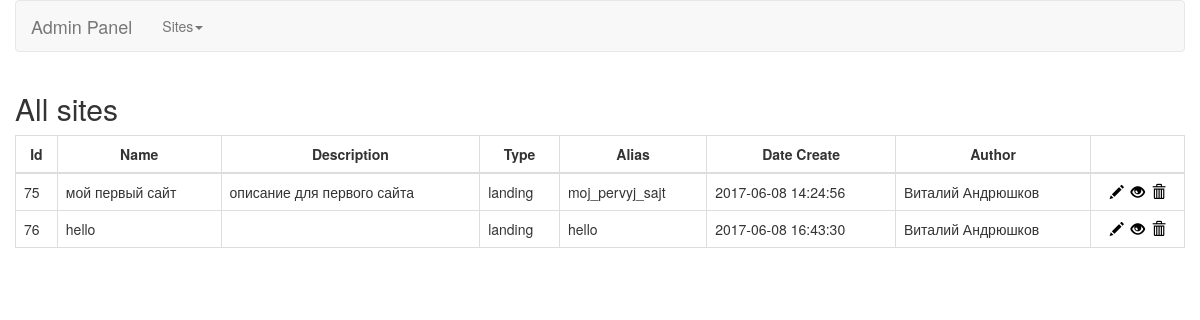
The app's page /admin/index.php?page=sites, older data.
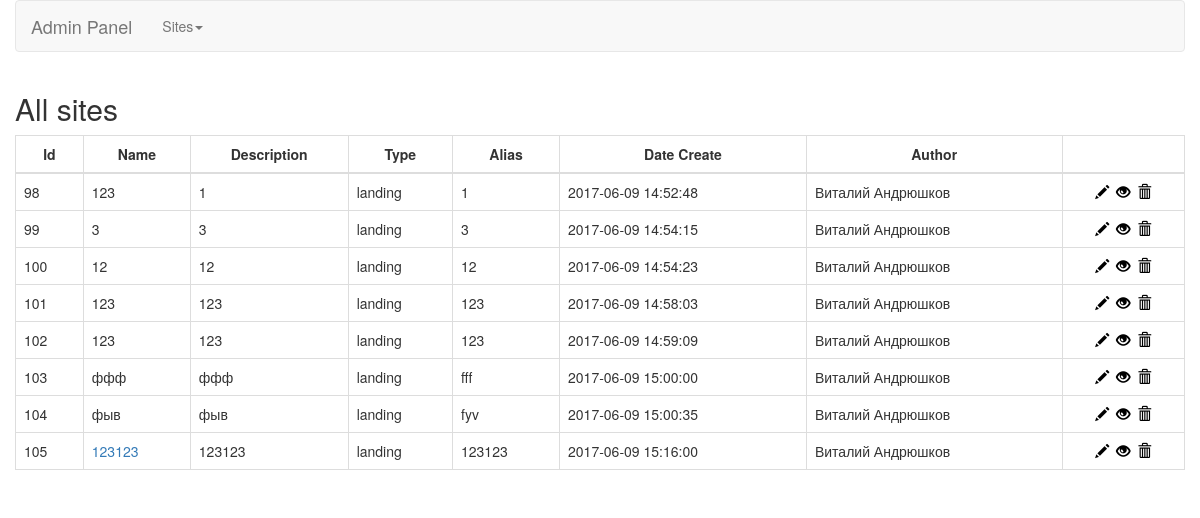
The same page, newer data.
### tables this page shows
CREATE TABLE `sites` (
  `id` int(100) NOT NULL,
  `name` varchar(100) NOT NULL,
  `description` varchar(200) NOT NULL,
  `type` varchar(20) NOT NULL,
  `link` varchar(100) NOT NULL,
  `author` varchar(20) NOT NULL,
  `date_create` timestamp NOT NULL DEFAULT CURRENT_TIMESTAMP ON UPDATE CURRENT_TIMESTAMP,
  `design_raiting` float NOT NULL,
  `usability_raiting` float NOT NULL,
  `creativity_raiting` float NOT NULL,
  `speed_raiting` float NOT NULL,
  `alias` varchar(30) NOT NULL,
  `small_img_file` varchar(100) NOT NULL,
  `big_img_file` varchar(100) NOT NULL
);

### core/config.php (called while the page is built, shortened)
<?php
    function getSiteTypes() {
        global $mysqli, $indexData;
        $siteTypesQuery = "SELECT `type_name` FROM `site_types`";
        $siteTypesResult = $mysqli->query($siteTypesQuery);
        foreach ($siteTypesResult as $row) {
            $indexData['site_types'][] = implode(' ', $row);
        }
    }
    function getUsers() {
        global $mysqli, $indexData;
        $usersQuery = "SELECT `first_name`, `last_name` FROM `users`";
        $userResult = $mysqli->query($usersQuery);
        foreach ($userResult as $row) {
            $indexData['users'][] = implode(' ', $row);
        }
    }
    function getSite() {
        global $mysqli, $indexData;
        $siteTypesQuery = "SELECT * FROM `sites`";
        $siteTypesResult = $mysqli->query($siteTypesQuery);
        foreach ($siteTypesResult as $key => $row) {
            foreach ($row as $keyRow => $valueRow) {
                $indexData['sites'][$key][$keyRow] = $valueRow;
            }
        }
    }
?>

### admin/index.php (the view, shortened to what this page needs)
<?php
    include '../core/config.php';
    $indexData = array();
    function route() {
        $params = $_GET;
        return $params['page'];
    }
    function init() {
        getSiteTypes();
        getUsers();
        getSite();
        $route = route();
    }
    init();
?>
<!DOCTYPE html>
<html>
<head>
    <link rel="stylesheet" href="https://maxcdn.bootstrapcdn.com/bootstrap/3.3.7/css/bootstrap.min.css">
    <link rel="stylesheet" type="text/css" href="css/datetime-picker.min.css">
    <link rel="stylesheet" type="text/css" href="css/build/__main.css">
</head>
<body class="<?php echo $route ?>">
    <div class="container">
        <div class="row">
            <nav class="navbar navbar-default">
              <div class="container-fluid">
                <div class="navbar-header">
                    <a class="navbar-brand" href="">Admin Panel</a>
                </div>
                <div class="collapse navbar-collapse" id="bs-example-navbar-collapse-1">
                    <ul class="nav navbar-nav">
                        <li class="dropdown">
                          <a href="#" class="dropdown-toggle" data-toggle="dropdown" role="button" aria-haspopup="true" aria-expanded="false">Sites<span class="caret"></span></a>
                        </li>
                    </ul>
                </div>
              </div>
            </nav>
        </div>
        <div class="row">
            <div class="col-lg-12">
                <?php if ($route == 'add_new') { ?>
                    <div class="row">
                        <h2>Add new site</h3>
                    </div>
                    <div class="row">
                        <form id="form-addSite" data-toggle="validator" role="form">
                            <div class="row">
                                <div class="col-lg-6">
                                    <input type="hidden" value="add_site" name="form_type">
                                    <div class="form-group">
                                        <label for="site_name">Site name</label>
                                        <i>*</i>
                                        <input type="text" class="form-control" name="site_name" id="site_name" placeholder="Site name" required>
                                    </div>
                                    <div class="form-group">
                                        <label for="site_description">Site description</label>
                                        <input type="text" class="form-control" name="site_description" id="site_description" placeholder="Site description">
                                    </div>
                                    <div class="form-group">
                                        <label for="big_img_file">Big File input</label>
                                           <input type="file" id="big_img_file" name="big_img_file" class="file-input">
                                           <p class="help-block">Example block-level help text here.</p>
                                    </div>
                                    <div class="form-group">
                                        <label for="small_img_file">Small File input</label>
                                           <input type="file" id="small_img_file" name="small_img_file" class="file-input">
                                           <p class="help-block">Example block-level help text here.</p>
                                    </div>
                                </div>
                                <div class="col-lg-6">
                                    <div class="form-group">
                                        <div class="row">
                                            <div class="col-lg-3">
                                                <label for="design_raiting">Design raiting</label>
                                                <input type="number" min="0" max="10" step="0.1" class="form-control" name="design_raiting" id="design_raiting" placeholder="">
                                            </div>
                                            <div class="col-lg-3">
                                                <label for="creativity_raiting">Creativ raiting</label>
                                                <input type="number" min="0" max="10" step="0.1" class="form-control" name="creativity_raiting" id="creativity_raiting" placeholder="">
                                            </div>
                                            <div class="col-lg-3">
                                                <label for="usability_raiting">Usability raiting</label>
                                                <input type="number" min="0" max="10" step="0.1" class="form-control" name="usability_raiting" id="usability_raiting" placeholder="">
                                            </div>
                                            <div class="col-lg-3">
                                                <label for="speed_raiting">Speed raiting</label>
                                                <input type="number" min="0" max="10" step="0.1" class="form-control" name="speed_raiting" id="speed_raiting" placeholder="">
                                            </div>
                                        </div>
                                    </div>
                                    <div class="form-group">
                                         <div class="row">
                                            <div class="col-lg-6">
                                                <label for="site_type">Site type</label>
                                                <i>*</i>
                                                <select class="form-control" name="site_type" id="site_type" placeholder="Site type" required>
                                                    <?php
                                                        for ($i = 0; count($indexData['site_types']) > $i;++$i) {
                                                            echo '<option>' . $indexData['site_types'][$i] . '</option>';
                                                        }
                                                    ?>
                                                </select>
                                            </div>
                                            <div class="col-lg-6">
                                                <label for="alias">Alias</label>
                                                <div class="input-group">
                                                    <div class="input-group-addon">/</div>
                                                    <input type="text" class="form-control" name="alias" id="alias" placeholder="">
                                                </div>
                                            </div>
                                        </div>
                                    </div>
                                    <div class="form-group">
                                         <div class="row">
                                            <div class="col-lg-6">
                                                <label for="link">Real Link</label>
                                                <div class="input-group">
                                                    <div class="input-group-addon">http://</div>
                                                    <input type="text" class="form-control" name="link" id="link" placeholder="">
                                                </div>
                                            </div>
                                        </div>
                                    </div>
                                    <div class="form-group">
                                        <div class="row">
                                            <div class="col-lg-6">
                                                <label for="site_author">Site author</label>
                                                <select class="form-control" name="site_author" id="site_author" placeholder="Site author">
                                                    <?php
                                                        for ($i = 0; count($indexData['users']) > $i;++$i) {
                                                            echo '<option>' . $indexData['users'][$i] . '</option>';
                                                        }
                                                    ?>
                                                </select>
                                            </div>
                                            <div class="col-lg-6">
                                                <label for="date_create">Date create</label>
                                                <div class='input-group date' name="date_create" id="date_create" placeholder="">
                                                    <input type='text' class="form-control" name="date_create" />
                                                    <span class="input-group-addon">
                                                        <span class="glyphicon glyphicon-calendar"></span>
                                                    </span>
                                                </div>
                                            </div>
                                        </div>
                                    </div>
                                </div>
                            </div>
                            <div class="row">
                                <div class="col-lg-12">
                                    <button type="submit" class="btn btn-default" id="form-addSite-submit">Submit</button>
                                </div>
                            </div>
                        </form>
                    </div>
                <? } else if ($route == 'sites' || route() == '') { ?>
                    <div class="row">
                        <h2>All sites</h3>
                    </div>
                    <div class="row">
                        <table class="table table-bordered table_all-sites tablesorter">
                            <thead>
                                <tr>
                                    <th>Id</th>
                                    <th>Name</th>
                                    <th>Description</th>
                                    <th>Type</th>
                                    <th>Alias</th>
                                    <th>Date Create</th>
                                    <th>Author</th>
                                    <th></th>
                                </tr>
                            </thead>
                            <tbody>
                                <?php
                                    for ($i = 0; count($indexData['sites']) > $i;++$i) {
                                        $siteItem = $indexData['sites'][$i];
                                        $link = $siteItem['link'] != '' ? '<a href="'. $siteItem['link'] .'" target="_blank">' . $siteItem['name'] . '</a>' : $siteItem['name'];
                                        echo '<tr>';
                                        echo '<td>' . $siteItem['id'] . '</td>';
                                        echo '<td class="table_all-sites__td_name">'. $link . '</td>';
                                        echo '<td>' . $siteItem['description'] . '</td>';
                                        echo '<td>' . $siteItem['type'] . '</td>';
                                        echo '<td>' . $siteItem['alias'] . '</td>';
                                        echo '<td>' . $siteItem['date_create'] . '</td>';
                                        echo '<td>' . $siteItem['author'] . '</td>';
                                        echo '<td class="table_all-sites__td_icons">
                                            <a href="?page=edit_site&id='.$siteItem['id'].'" data-site-id="' . $siteItem['id'] . '" class="table-icon"><span class="glyphicon glyphicon-pencil"></span></a>
                                            <a href="" data-site-id="' . $siteItem['id'] . '" class="table-icon"><span class="glyphicon glyphicon-eye-open"></span></a>
                                            <a href="" data-site-id="' . $siteItem['id'] . '" class="table-icon remove-site-button"><span class="glyphicon glyphicon-trash"></span></a>
                                        </td>';
                                        echo '</tr>';
                                    }
                                ?>
                        </table>
                    </div>
                <? } ?>
            </div>
        </div>
    </div>
</body>
</html>

### admin/css/build/__main.css (style rules this page uses)
.table_all-sites .header { cursor: pointer; text-align: center; }
.table_all-sites .table-icon { margin-right: 3px; color: #000; }
.table_all-sites .table-icon:last-child { margin-right: 0; }
.table_all-sites__td_icons { text-align: center; }
.table_all-sites__td_name { font-weight: 500; }

Row changes from the older to the newer data that the page shows:
removed sites: id "75", name "мой первый сайт", description "описание для первого сайта", type "landing", alias "moj_pervyj_sajt", date_create "2017-06-08 14:24:56", author "Виталий Андрюшков"
removed sites: id "76", name "hello", type "landing", alias "hello", date_create "2017-06-08 16:43:30", author "Виталий Андрюшков"
added sites: id "98", name "123", description "1", type "landing", alias "1", date_create "2017-06-09 14:52:48", author "Виталий Андрюшков"
added sites: id "99", name "3", description "3", type "landing", alias "3", date_create "2017-06-09 14:54:15", author "Виталий Андрюшков"
added sites: id "100", name "12", description "12", type "landing", alias "12", date_create "2017-06-09 14:54:23", author "Виталий Андрюшков"
added sites: id "101", name "123", description "123", type "landing", alias "123", date_create "2017-06-09 14:58:03", author "Виталий Андрюшков"
added sites: id "102", name "123", description "123", type "landing", alias "123", date_create "2017-06-09 14:59:09", author "Виталий Андрюшков"
added sites: id "103", name "ффф", description "ффф", type "landing", alias "fff", date_create "2017-06-09 15:00:00", author "Виталий Андрюшков"
added sites: id "104", name "фыв", description "фыв", type "landing", alias "fyv", date_create "2017-06-09 15:00:35", author "Виталий Андрюшков"
added sites: id "105", name "123123", description "123123", type "landing", alias "123123", date_create "2017-06-09 15:16:00", author "Виталий Андрюшков"
